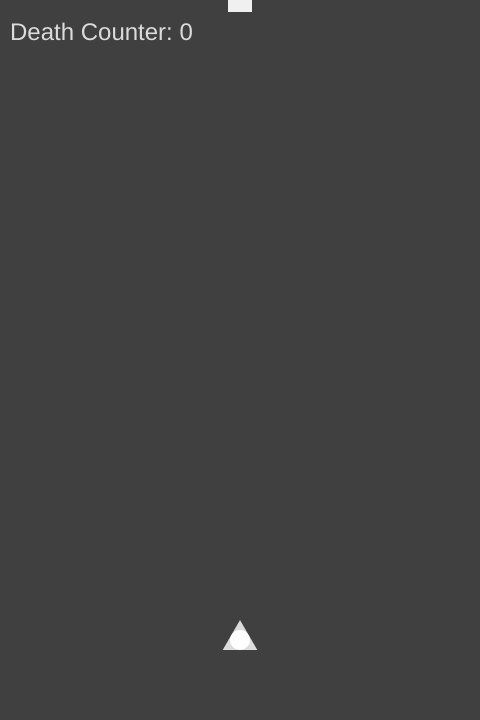
Frame 1 (no input)
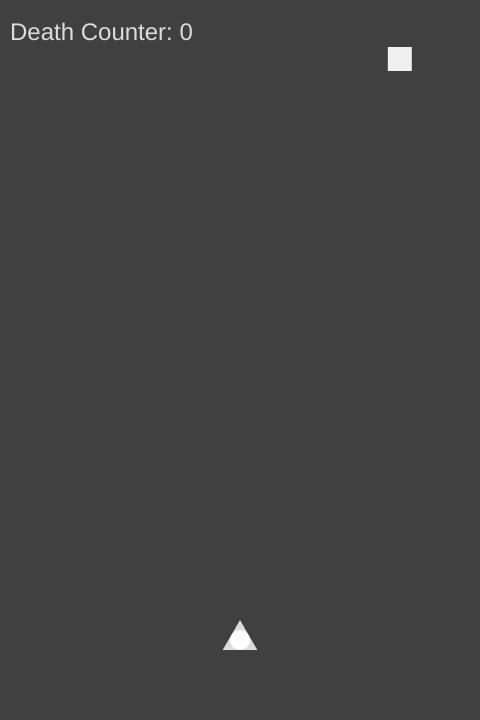
Frame 60 (no input)
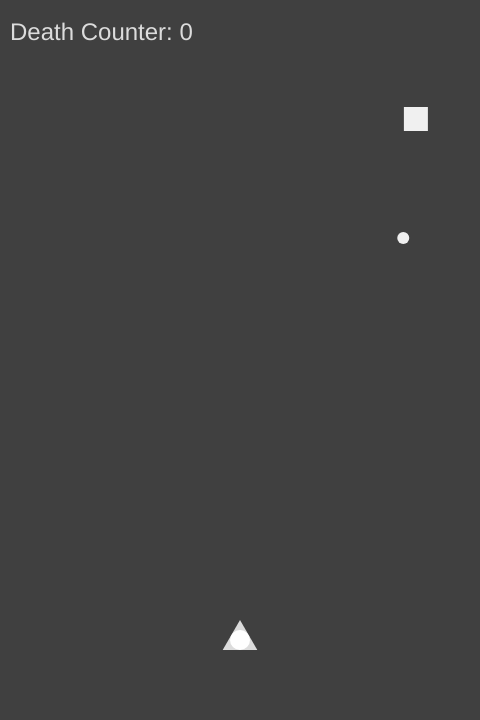
Frame 120 (the mouse pressed at the canvas centre since frame 60)

The p5.js sketch that drew these frames (run headless with seeded random() and noise() and a simulated clock; from frame 60 on, the mouse is pressed at the canvas centre):

// p5.js sketch
// ── sketch.js
const screen = {
  width: 480,
  height: 720,
};

let game;

function setup() {
  game = new Game(screen.width, screen.height);
}

function draw() {
  game.draw();
}

function keyPressed() {
  game.keyPressed(keyCode);
}

function keyReleased() {
  game.keyReleased(keyCode);
}

// ── actor.js
class Actor {
  constructor(x, y, vx = 0, vy = 0) {
    this.pos = createVector(x, y);
    this.vel = createVector(vx, vy);
  }

  update() {
    this.pos.add(this.vel);
  }
}

// ── bullet.js
class Bullet extends Actor {
  static screen;
  constructor(x, y, r, color, speed) {
    super(x, y, 0, speed);
    this.r = r;
    this.color = color;
    this.isAlive = true;
  }

  update() {
    super.update();
    if(this.isOutOfScreen()) {
      this.isAlive = false;
    }
  }

  draw() {
    push();
    noStroke();
    translate(this.pos.x, this.pos.y);
    fill(this.color);
    ellipseMode(RADIUS);
    ellipse(0, 0, this.r, this.r);
    pop();
  }

  isOutOfScreen() {
    const right = this.pos.x + this.r;
    const left = this.pos.x - this.r;
    const top = this.pos.y - this.r;
    const w = Bullet.screen.width;
    const h = Bullet.screen.height;

    return right < 0 || left > w || top > h;
  }
}

// ── collision.js
class CircleCollision extends Actor {
    constructor(x, y, r) {
      super(x, y);
      this.r = r;
    }

    isCollidedWithCircle(c) {
      const x2 = Math.pow(this.pos.x - c.pos.x, 2);
      const y2 = Math.pow(this.pos.y - c.pos.y, 2);
      const r2 = Math.pow(this.r + c.r, 2);

      return x2 + y2 <= r2;
    }

    isCollidedWithPoint(p) {
      const x2 = Math.pow(this.pos.x - p.x, 2);
      const y2 = Math.pow(this.pos.y - p.y, 2);
      const r2 = Math.pow(this.r, 2);

      return x2 + y2 <= r2;
    }
}

// ── enemy.js
class Enemy extends CircleCollision {

  static screen;
  static game;

  constructor(x, y, r) {
    super(x, y, r);
    this.isAlive = true;
    this.counter = 0;
  }

  update() {
    const  center = Enemy.screen.width / 2;
    this.pos.x = center + Math.sin(millis() / 1000) * center * 0.8;
    this.pos.y += 1;
    if(this.isOutofScreen()) {
      this.isAlive = false;
    }

    this.counter++;
    if(this.counter > 60) {
      Enemy.game.bullets.push(new Bullet(this.pos.x, this.pos.y, 6, 240, 3));
      this.counter = 0;
    }
  }

  draw() {
    push();
    noStroke();
    rectMode(RADIUS);
    translate(this.pos.x, this.pos.y);
    fill(240);
    rect(0, 0, this.r, this.r);
    pop();
  }

  isOutofScreen() {
    const top = this.pos.y - this.r;
    const h = Enemy.screen.height;

    return top > h;
  }
}

// ── game.js
class Game {
  constructor(width, height) {
    this.screen = {
      width: width,
      height: height,
    };

    createCanvas(this.screen.width, this.screen.height);

    this.leasers = [];

    Player.screen = this.screen;
    this.player = new Player(this.screen.width / 2, 640, 10, 5, this);

    Bullet.screen = this.screen;
    this.bullets = [];

    Enemy.screen = this.screen;
    Enemy.game = this;
    this.enemys = [];
    this.enemys.push(new Enemy(this.screen.width / 2, 0, 12));

    this.death = 0;
  }

  draw() {
    background(64);

    this.leasers.forEach(l => {
      l.draw();
      l.update();
    });

    this.enemys.forEach(e => {
      e.draw();
      e.update();
    });

    for(let l of this.leasers) {
      for(let e of this.enemys) {
        if(e.isCollidedWithPoint(l.pos)) {
          l.isAlive = false;
          e.isAlive = false;
        }
      }
    }

    this.leasers = this.leasers.filter(l => l.isAlive);
    this.enemys = this.enemys.filter(e => e.isAlive);

    this.bullets.forEach(b => {
      b.draw();
      b.update();
    });

    this.bullets = this.bullets.filter(b => b.isAlive);

    this.player.draw();
    this.player.update();

    for(let b of this.bullets) {
      if(this.player.isCollidedWithCircle(b)) {
        this.player.isAlive = false;
      }
    }

    for(let e of this.enemys) {
      if(this.player.isCollidedWithCircle(e)) {
        this.player.isAlive = false;
      }
    }

    if(!this.player.isAlive) {
      this.player.pos.x = this.screen. width / 2;
      this.player.pos.y = 640;
      this.player.isAlive = true;
      this.death++;
    }

    if(this.enemys.length == 0) {
      this.enemys.push(new Enemy(this.screen.width / 2, -100, 12));
    }

    push();
    textSize(24);
    fill(220);
    text('Death Counter: ' + this.death, 10, 40);
    pop();
  }

  keyPressed(code) {
    this.player.keyPressed(code);
  }

  keyReleased(code) {
    this.player.keyReleased(code);
  }

}

// ── leaser.js
class Leaser extends Actor {
  constructor(x, y, length, weight, color, speed) {
    super(x, y, 0, -speed);
    this.length = length;
    this.weight = weight;
    this.color = color;
    this.isAlive = true;
  }

  update() {
    super.update();
    if(this.isOutOfScreen()) {
      this.isAlive = false;
    }
  }

  draw() {
    push();
    translate(this.pos.x, this.pos.y);
    stroke(this.color);
    strokeWeight(this.weight);
    line(0, 0, 0, this.length);
    pop();
  }

  isOutOfScreen() {
    return this.pos.y + this.length < 0;
  }
}

// ── particle.js
class Particle extends Actor {
  constructor(x, y, l, vel) {
    super(x, y, vel);
    this.lifespan = l;
  }

  update() {
    super.update();
    this.lifespan--;
  }

  get isAlive() {
    return this.lifespan > 0;
  }
}

class ParticleSystem {
  particles = [];

  constructor() {

  }

  add(p) {
    this.particles.push(p);
  }

  drawAndUpdate() {
    this.particles.forEach(p => {
      p.draw();
      p.update();
    });

    this.particles = this.particles.filter(p => p.isAlive);
  }
}

class SquareParticle extends Particle {
  constructor(x, y, l, s, vel) {
    super(x, y, l, vel);
    this.life = l;
    this.size = s;
  }

  draw() {
    push();
    noStroke();
    rectMode(RADIUS);
    translate(this.pos.x, this.pos.y);
    fill(240, 240 * (this.lifespan / this.life));
    rect(0, 0, this.size, this.size);
    pop();
  }
}

// ── player.js
class Player extends CircleCollision{
  static screen;

  constructor(x, y, r, s, game) {
    super(x, y, r);
    this.speed = s;
    this.game = game;

    const tan = Math.sqrt(3) * this.r;
    this.vertex = [-tan, this.r, tan, this.r, 0, -2 * this.r];

    this.isAlive = true;
  }

  update() {
    super.update();

    if(this.pos.x + this.vertex[0] < 0) {
      this.pos.x = -this.vertex[0];
    } else if (this.pos.x + this.vertex[2] > Player.screen.width) {
      this.pos.x = Player.screen.width - this.vertex[2];
    }

    if(this.pos.y + this.vertex[5] < 0) {
      this.pos.y = -this.vertex[5];
    } else if (this.pos.y + this.vertex[1] > Player.screen.height) {
      this.pos.y = Player.screen.height - this.vertex[1];
    }

  }

  draw() {
    push();
    noStroke();
    translate(this.pos.x, this.pos.y);
    fill(color(220));
    triangle(this.vertex[0], this.vertex[1], this.vertex[2], this.vertex[3], this.vertex[4], this.vertex[5]);
    fill(color(255));
    ellipseMode(RADIUS);
    ellipse(0, 0, this.r, this.r);
    pop();
  }

  keyPressed(code) {
    if(code == LEFT_ARROW || code == RIGHT_ARROW || code == UP_ARROW || code ==DOWN_ARROW) {

      if(code === LEFT_ARROW) {
        this.vel.x = -this.speed;
      } else if(code === RIGHT_ARROW) {
        this.vel.x = this.speed;
      }else if(code === UP_ARROW) {
        this.vel.y = -this.speed;
      } else if(code === DOWN_ARROW) {
        this.vel.y = this.speed;
      }

      if(this.vel.x != 0 && this.vel.y != 0) {
        this.vel.setMag(this.speed);
      }
    }

    if(code == 32) {
      const leaser = new Leaser(this.pos.x, this.pos.y, 8, 4, 240, 8);
      this.game.leasers.push(leaser);
    }
  }

  keyReleased(code) {
    if(code == LEFT_ARROW || code == RIGHT_ARROW || code == UP_ARROW || code ==DOWN_ARROW) {
      if(code === LEFT_ARROW || code === RIGHT_ARROW) {
        this.vel.x = 0;
      } else if(code === UP_ARROW || code === DOWN_ARROW) {
        this.vel.y = 0;
      }

      if(this.vel.x != 0 || this.vel.y != 0) {
        this.vel.setMag(this.speed);
      }
    }
  }
}
